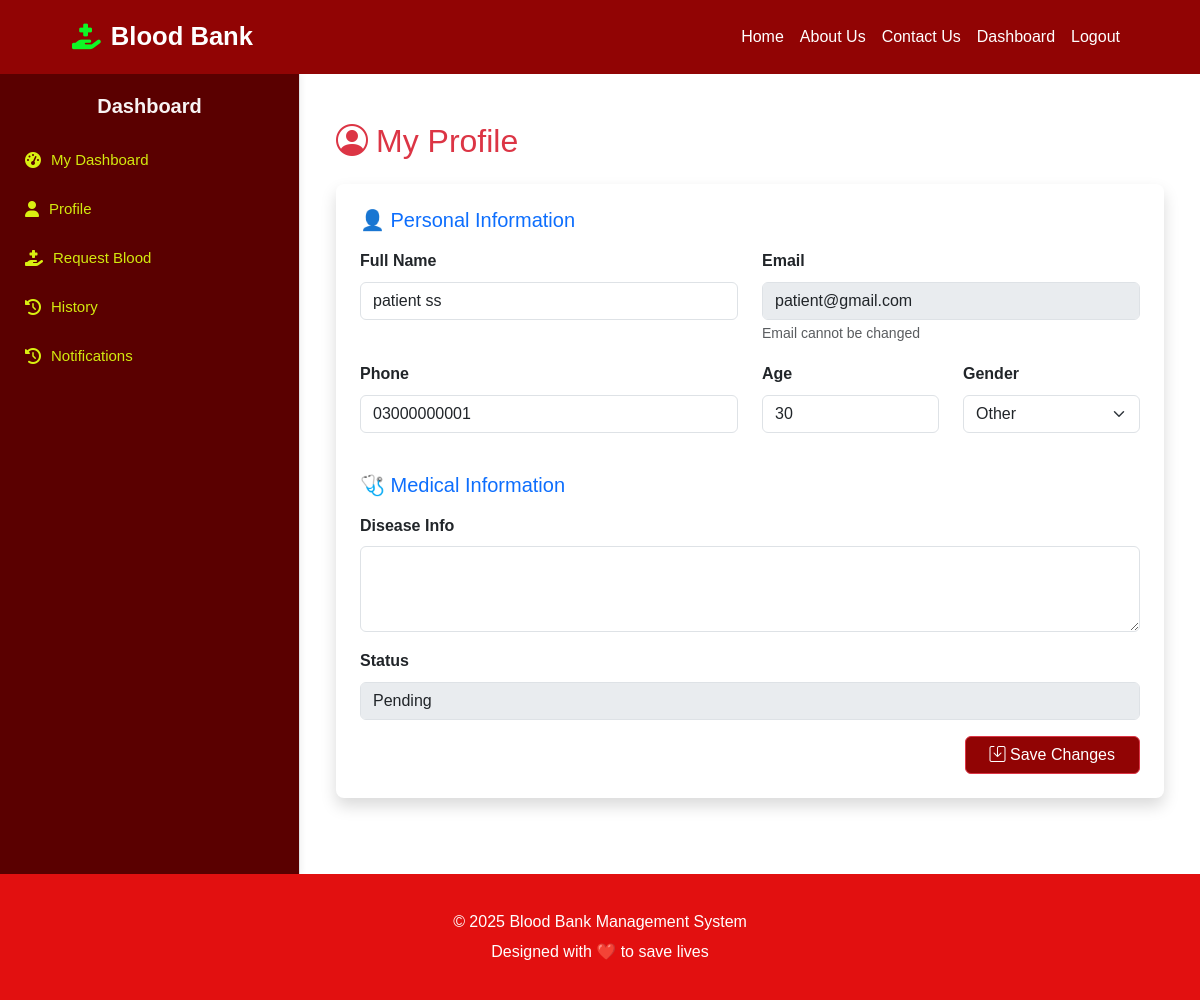
The page /patient/profile.php (signed in) on the database its author committed.
### tables this page shows
CREATE TABLE `patients` (
  `id` int(11) NOT NULL,
  `user_id` int(11) NOT NULL,
  `age` int(11) DEFAULT NULL,
  `gender` enum('male','female','other') DEFAULT NULL,
  `disease_info` text DEFAULT NULL,
  `status` enum('pending','approved','rejected') DEFAULT 'pending',
  `created_at` timestamp NOT NULL DEFAULT current_timestamp(),
  `updated_at` timestamp NOT NULL DEFAULT current_timestamp() ON UPDATE current_timestamp()
);

CREATE TABLE `users` (
  `id` int(11) NOT NULL,
  `full_name` varchar(100) NOT NULL,
  `email` varchar(100) NOT NULL,
  `password` varchar(255) NOT NULL,
  `role` enum('admin','donor','patient') NOT NULL,
  `phone` varchar(20) DEFAULT NULL,
  `created_at` timestamp NOT NULL DEFAULT current_timestamp(),
  `updated_at` timestamp NOT NULL DEFAULT current_timestamp() ON UPDATE current_timestamp()
);

### patient/profile.php (the view, shortened to what this page needs)
<?php ob_start();
require_once __DIR__ . "/../sidebar.php";
$user_id = $_SESSION['user_id'];
$stmt = $conn->prepare("
    SELECT u.full_name, u.email, u.phone, p.*
    FROM users u
    JOIN patients p ON u.id = p.user_id
    WHERE u.id = ?
");
$stmt->bind_param("i", $user_id);
$stmt->execute();
$profile = $stmt->get_result()->fetch_assoc();
$full_name    = htmlspecialchars($profile['full_name'] ?? '');
$email        = htmlspecialchars($profile['email'] ?? '');
$phone        = htmlspecialchars($profile['phone'] ?? '');
$age          = $profile['age'] ?? '';
$gender       = $profile['gender'] ?? 'other';
$disease_info = htmlspecialchars($profile['disease_info'] ?? '');
$status       = ucfirst($profile['status'] ?? 'pending');
?>
<div class="container py-4">
    <h2 class="mb-4 text-danger"><i class="bi bi-person-circle me-2"></i>My Profile</h2>
    <div class="card shadow border-0 rounded-3">
        <div class="card-body p-4">
            <form method="POST" class="needs-validation" novalidate>
                <h5 class="mb-3 text-primary">👤 Personal Information</h5>
                <div class="row">
                    <div class="col-md-6 mb-3">
                        <label class="form-label"><strong>Full Name</strong></label>
                        <input type="text" name="full_name" class="form-control" value="<?= $full_name ?>" required>
                    </div>
                    <div class="col-md-6 mb-3">
                        <label class="form-label"><strong>Email</strong></label>
                        <input type="email" class="form-control" value="<?= $email ?>" disabled>
                        <small class="text-muted">Email cannot be changed</small>
                    </div>
                </div>
                <div class="row">
                    <div class="col-md-6 mb-3">
                        <label class="form-label"><strong>Phone</strong></label>
                        <input type="text" name="phone" class="form-control" value="<?= $phone ?>" required>
                    </div>
                    <div class="col-md-3 mb-3">
                        <label class="form-label"><strong>Age</strong></label>
                        <input type="number" name="age" class="form-control" value="<?= $age ?>" min="1" required>
                    </div>
                    <div class="col-md-3 mb-3">
                        <label class="form-label"><strong>Gender</strong></label>
                        <select name="gender" class="form-select">
                            <option value="other" <?= ($gender=='other')?'selected':'' ?>>Other</option>
                        </select>
                    </div>
                </div>
                <h5 class="mb-3 text-primary mt-4">🩺 Medical Information</h5>
                <div class="mb-3">
                    <label class="form-label"><strong>Disease Info</strong></label>
                    <textarea name="disease_info" class="form-control" rows="3"><?= $disease_info ?></textarea>
                </div>
                <div class="mb-3">
                    <label class="form-label"><strong>Status</strong></label>
                    <input type="text" class="form-control" value="<?= $status ?>" disabled>
                </div>
                <div class="text-end">
                    <button type="submit" class="btn btn-danger px-4">
                        <i class="bi bi-save"></i> Save Changes
                    </button>
                </div>
            </form>
        </div>
    </div>
</div>
</div>
<?php include "../footer.php"; ob_end_flush(); ?>

### header.php (style rules this page uses)
.navbar, .btn-danger { background-color: #910404ff!important; }
.navbar-brand, .nav-link, .btn-danger { color: white !important; }
* { margin:0; padding:0; box-sizing:border-box; font-family: 'Poppins', sans-serif; }
body { background:#fff; color:#333; line-height:1.6; overflow-x:hidden; }

### rows shown on the page
patients: full_name "patient ss", user.email "patient@gmail.com", phone "03000000001", age "30", gender "Other", status "Pending"
